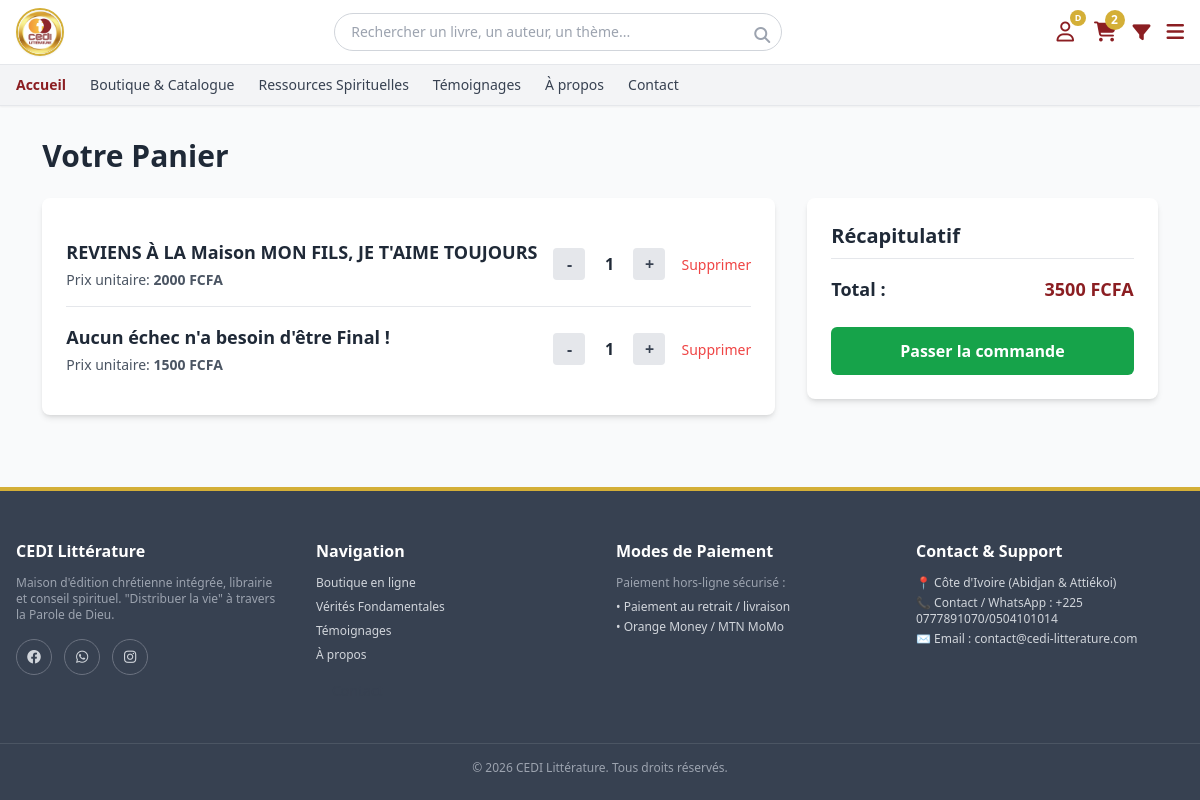
/panier/ (signed in), run on an earlier commit of the app's database.
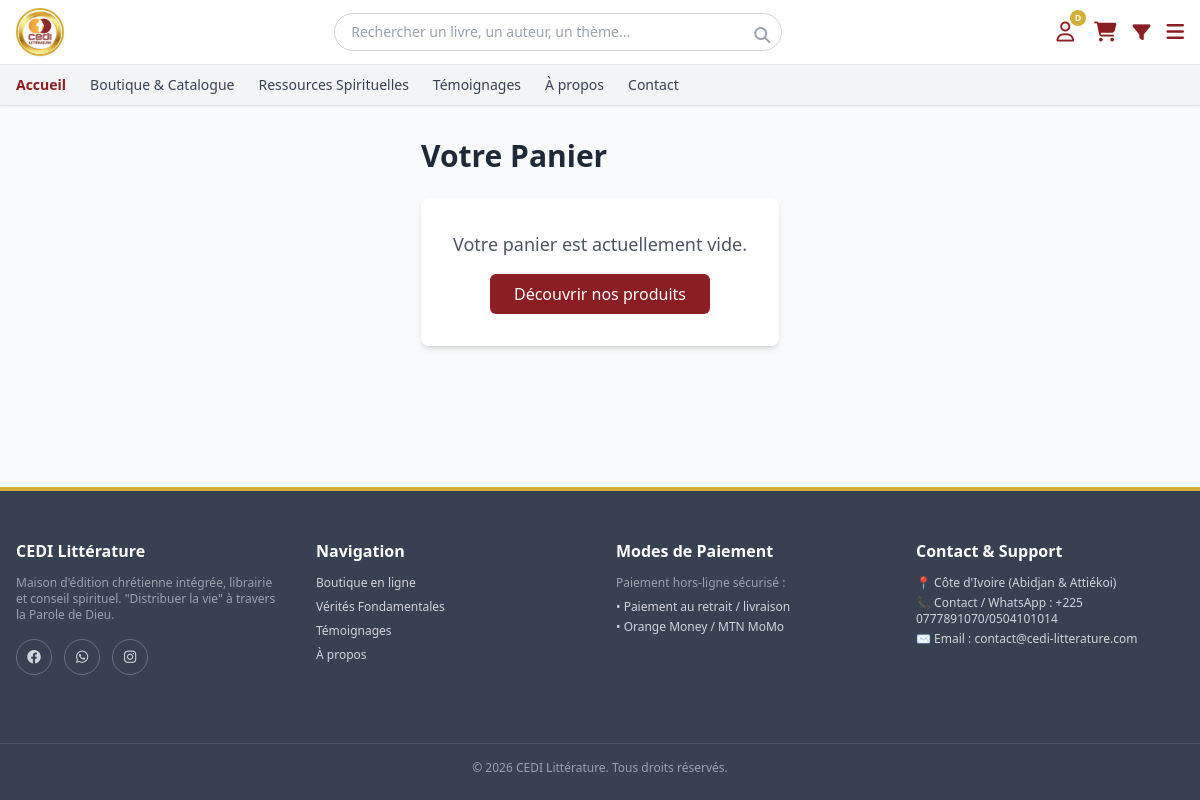
And on a later commit of the database.
### appcedi/models.py (models this page shows, shortened)
class ArticlePanier(models.Model):
    panier = models.ForeignKey(Panier, on_delete=models.CASCADE, related_name='articles')
    produit = models.ForeignKey(Produit, on_delete=models.CASCADE)
    quantite = models.PositiveIntegerField(default=1)
    prix_unitaire = models.IntegerField(default=0)
    class Meta:
        unique_together = ('panier', 'produit', 'prix_unitaire')
    def total_ligne(self):
        prix = self.prix_unitaire if self.prix_unitaire > 0 else self.produit.prix
        return prix * self.quantite

class Produit(models.Model):
    TYPES = (('livre', 'Livre'), ('bible', 'Bible'), ('cd', 'CD'), ('cadeau', 'Cadeau'))
    titre = models.CharField(max_length=255)
    auteur = models.CharField(max_length=255, blank=True, null=True)
    editeur = models.CharField(max_length=255, blank=True, null=True)
    isbn = models.CharField(max_length=20, blank=True, null=True)
    description = models.TextField()
    nombre_pages = models.PositiveIntegerField(blank=True, null=True, verbose_name="Nombre de pages")
    prix = models.IntegerField()
    poids = models.FloatField(blank=True, null=True)
    type_produit = models.CharField(max_length=20, choices=TYPES, default='livre')
    est_edition_cedi = models.BooleanField(default=False)
    quantite_stock = models.IntegerField(default=0)
    seuil_alerte = models.IntegerField(default=3)
    statut = models.BooleanField(default=True)
    categories = models.ManyToManyField(Categorie, through='ProduitCategorie', blank=True)

### appcedi/views.py (the view)
# urls.py: path('panier/', views.voir_panier, name='voir_panier'),
def voir_panier(request):
    if request.user.is_authenticated:
        panier, created = Panier.objects.get_or_create(utilisateur=request.user)
    else:
        session_key = request.session.session_key
        if not session_key:
            request.session.create()
            session_key = request.session.session_key
        panier, created = Panier.objects.get_or_create(session_id=session_key)
    articles = panier.articles.all()
    total = sum(article.total_ligne() for article in articles)
    context = {
        'panier': panier,
        'articles': articles,
        'total': total,
    }
    return render(request, 'appcedi/panier/panier_detail.html', context)

### appcedi/context_processors.py (called while the page is built, shortened)
def panier_context(request):
    panier = None
    nombre_articles = 0
    souhaits_ids = []
    if request.user.is_authenticated:
        try:
            panier = Panier.objects.get(utilisateur=request.user)
        except Panier.DoesNotExist:
            pass
        souhaits_ids = list(ListeSouhaits.objects.filter(utilisateur=request.user).values_list('produit_id', flat=True))
    if panier:
        nombre_articles = sum(article.quantite for article in panier.articles.all())
    return {
        'nombre_articles_panier': nombre_articles,
        'categories_menu': Categorie.objects.all(),
        'souhaits_ids': souhaits_ids, # 👈 Ajouté ici
    }

### templates/appcedi/panier/panier_detail.html (shortened to what this page needs)
{% extends 'appcedi/base.html' %}
{% block content %}
<div class="max-w-6xl mx-auto py-8 px-4">
    <h1 class="text-3xl font-bold text-gray-800 mb-6">Votre Panier</h1>
    {% if articles %}
    <div class="grid grid-cols-1 lg:grid-cols-3 gap-8">
        <div class="lg:col-span-2 bg-white rounded-lg shadow-md p-6">
            <div class="divide-y divide-gray-200">
                {% for article in articles %}
                <div class="py-4 flex flex-col sm:flex-row sm:items-center sm:justify-between gap-4"
                     data-article-id="{{ article.id }}"
                     data-prix-unitaire="{% if article.prix_unitaire > 0 %}{{ article.prix_unitaire }}{% else %}{{ article.produit.prix }}{% endif %}">
                    <div class="flex-1 min-w-0">
                        <h2 class="text-base sm:text-lg font-semibold text-gray-800 break-words">
                            {{ article.produit.titre }}
                        </h2>
                        <p class="text-gray-600 text-sm mt-1">
                            Prix unitaire:
                            <span class="prix-unitaire font-semibold">
                                {% if article.prix_unitaire > 0 %}{{ article.prix_unitaire }}{% else %}{{ article.produit.prix }}{% endif %} FCFA
                            </span>
                        </p>
                    </div>
                    <div class="flex items-center justify-between sm:justify-end gap-4">
                        <div class="flex items-center space-x-2">
                            <button type="button"
                                    class="btn-quantite w-8 h-8 rounded bg-gray-200 hover:bg-gray-300 font-bold text-gray-700"
                                    data-action="reduire"
                                    data-url="{% url 'modifier_quantite_panier' article.id %}">
                                -
                            </button>
                            <span class="w-8 text-center font-semibold quantite-valeur">{{ article.quantite }}</span>
                            <button type="button"
                                    class="btn-quantite w-8 h-8 rounded bg-gray-200 hover:bg-gray-300 font-bold text-gray-700"
                                    data-action="augmenter"
                                    data-url="{% url 'modifier_quantite_panier' article.id %}">
                                +
                            </button>
                        </div>
                        <div>
                            <a href="{% url 'supprimer_du_panier' article.id %}"
                               class="text-red-500 hover:text-red-700 font-medium text-sm whitespace-nowrap">
                                Supprimer
                            </a>
                        </div>
                    </div>
                </div>
                {% endfor %}
            </div>
        </div>
        <div class="bg-white rounded-lg shadow-md p-6 h-fit">
            <h2 class="text-xl font-bold text-gray-800 mb-4 border-b pb-2">Récapitulatif</h2>
            <div class="flex justify-between items-center text-lg font-bold mb-6">
                <span>Total :</span>
                <span class="text-cediRed" id="panier-total">{{ total }} FCFA</span>
            </div>
            <a href="{% url 'valider_commande' %}"
               class="block text-center w-full bg-green-600 hover:bg-green-700 text-white font-bold py-3 px-4 rounded-md transition">
                Passer la commande
            </a>
        </div>
    </div>
    {% else %}
    <div class="bg-white rounded-lg shadow-md p-8 text-center">
        <p class="text-gray-600 text-lg mb-4">Votre panier est actuellement vide.</p>
        <a href="{% url 'liste_catalogue' %}"
           class="inline-block bg-cediRed hover:bg-cediRedDark text-white font-medium py-2 px-6 rounded-md transition">
            Découvrir nos produits
        </a>
    </div>
    {% endif %}
</div>
{% endblock %}

### templates/appcedi/base.html (shortened to what the changed rows need)
{% load static %}
<!DOCTYPE html>
<html lang="fr">
<head>
    <script src="https://cdn.tailwindcss.com"></script>
    <link rel="stylesheet" href="https://cdnjs.cloudflare.com/ajax/libs/font-awesome/6.4.0/css/all.min.css">
</head>
<body class="bg-gray-50 text-gray-800 font-sans flex flex-col min-h-screen">
<header class="bg-white shadow-sm sticky top-0 z-50">
   <div class="max-w-7xl mx-auto px-4 py-2 flex items-center justify-between gap-4">
        <div class="flex items-center gap-4 text-gray-700" id="iconsRow">
<a href="{% url 'voir_panier' %}" class="hover:text-cediRed relative transition" title="Mon panier">
    <i class="fa-solid fa-cart-shopping text-xl text-cediRed"></i>
    {% if nombre_articles_panier > 0 %}
        <span class="absolute -top-2 -right-2 bg-cediGold text-white text-xs w-5 h-5 rounded-full flex items-center justify-center font-bold">
            {{ nombre_articles_panier }}
        </span>
    {% endif %}
</a>
        </div>
    </div>
</header>
    {% block content %}{% endblock %}
</body>
</html>

What changed in the data, as far as the page shows it:
removed ArticlePanier: produit.titre "REVIENS À LA Maison MON FILS, JE T'AIME TOUJOURS", produit.prix "2000", quantite "1"
removed ArticlePanier: produit.titre "Aucun échec n'a besoin d'être Final !", produit.prix "1500", quantite "1"
Also different on the page:
{{ nombre_articles_panier }}: "2" → (not shown)
{{ total }}: "3500" → (not shown)
text no longer shown: "Récapitulatif Total : FCFA Passer la commande"
text now shown: "Votre panier est actuellement vide. Découvrir nos produits"
